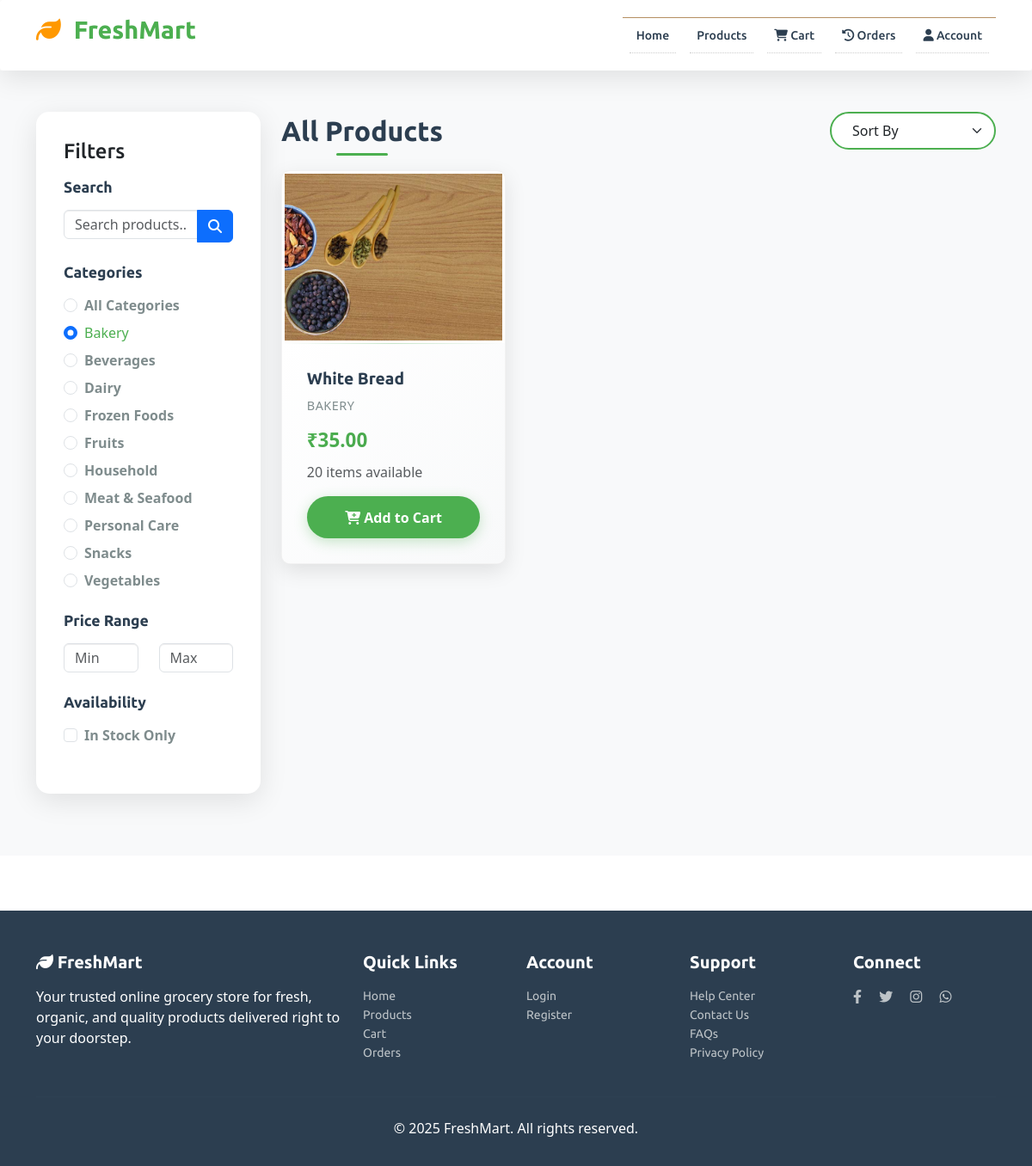
Screenshot of /Grocery/products.php?category=Bakery with the database file from the repository.
### tables this page shows
CREATE TABLE products (
    product_id INT AUTO_INCREMENT PRIMARY KEY,
    product_name VARCHAR(100) NOT NULL,
    category_id INT,
    product_description TEXT,
    price DECIMAL(10,2) NOT NULL,
    cost_price DECIMAL(10,2),
    stock_quantity INT DEFAULT 0,
    min_stock_level INT DEFAULT 5,
    product_image VARCHAR(255),
    barcode VARCHAR(50) UNIQUE,
    unit VARCHAR(20) DEFAULT 'piece',
    weight DECIMAL(10,3),
    brand VARCHAR(50),
    supplier VARCHAR(100),
    expiry_date DATE,
    is_featured BOOLEAN DEFAULT FALSE,
    is_active BOOLEAN DEFAULT TRUE,
    created_at TIMESTAMP DEFAULT CURRENT_TIMESTAMP,
    updated_at TIMESTAMP DEFAULT CURRENT_TIMESTAMP ON UPDATE CURRENT_TIMESTAMP,
    FOREIGN KEY (category_id) REFERENCES categories(category_id) ON DELETE SET NULL,
    INDEX idx_product_name (product_name),
    INDEX idx_category (category_id),
    INDEX idx_price (price)
);

CREATE TABLE categories (
    category_id INT AUTO_INCREMENT PRIMARY KEY,
    category_name VARCHAR(50) UNIQUE NOT NULL,
    category_description TEXT,
    category_image VARCHAR(255),
    parent_category_id INT,
    is_active BOOLEAN DEFAULT TRUE,
    created_at TIMESTAMP DEFAULT CURRENT_TIMESTAMP,
    FOREIGN KEY (parent_category_id) REFERENCES categories(category_id) ON DELETE SET NULL
);

### Grocery/products.php (the view, shortened to what this page needs)
<?php
include 'db_connection.php';
?>
<!DOCTYPE html>
<html>
<head>
<link href="css/bootstrap.css" rel="stylesheet" type="text/css" media="all" />
<link href="css/style.css" rel="stylesheet" type="text/css" media="all" />
<link href="css/font-awesome.css" rel="stylesheet" type="text/css" media="all" />
<link href="https://cdn.jsdelivr.net/npm/bootstrap@5.3.0/dist/css/bootstrap.min.css" rel="stylesheet">
<link href="https://cdnjs.cloudflare.com/ajax/libs/font-awesome/6.4.0/css/all.min.css" rel="stylesheet">
</head>
<body>
    <?php include 'partials/navbar_simple.php'; ?>
<section class="py-5 bg-light">
    <div class="container">
        <div class="row">
            <div class="col-lg-3">
                <div class="filters-sidebar mb-4">
                    <h4 class="mb-3">Filters</h4>
                    <div class="filter-section mb-4">
                        <h5 class="filter-title">Search</h5>
                        <div class="input-group">
                            <input type="text" class="form-control" id="searchInput" placeholder="Search products...">
                            <button class="btn btn-primary" type="button" onclick="filterProducts()">
                                <i class="fas fa-search"></i>
                            </button>
                        </div>
                    </div>
                    <div class="filter-section mb-4">
                        <h5 class="filter-title">Categories</h5>
                        <div class="form-check">
                            <input class="form-check-input" type="radio" name="category" id="all" value="" checked onchange="filterProducts()">
                            <label class="form-check-label" for="all">All Categories</label>
                        </div>
                        <?php
                        $category_query = mysqli_query($connect, "SELECT DISTINCT category_name FROM categories WHERE is_active = TRUE ORDER BY category_name");
                        while ($category = mysqli_fetch_array($category_query)) {
                            ?>
                            <div class="form-check">
                                <input class="form-check-input" type="radio" name="category" id="<?php echo strtolower($category['category_name']); ?>" value="<?php echo $category['category_name']; ?>" onchange="filterProducts()">
                                <label class="form-check-label" for="<?php echo strtolower($category['category_name']); ?>"><?php echo ucfirst($category['category_name']); ?></label>
                            </div>
                            <?php
                        }
                        ?>
                    </div>
                    <div class="filter-section mb-4">
                        <h5 class="filter-title">Price Range</h5>
                        <div class="row">
                            <div class="col-6">
                                <input type="number" class="form-control" id="minPrice" placeholder="Min" onchange="filterProducts()">
                            </div>
                            <div class="col-6">
                                <input type="number" class="form-control" id="maxPrice" placeholder="Max" onchange="filterProducts()">
                            </div>
                        </div>
                    </div>
                    <div class="filter-section mb-4">
                        <h5 class="filter-title">Availability</h5>
                        <div class="form-check">
                            <input class="form-check-input" type="checkbox" id="inStock" onchange="filterProducts()">
                            <label class="form-check-label" for="inStock">In Stock Only</label>
                        </div>
                    </div>
                </div>
            </div>
            <div class="col-lg-9">
                <div class="d-flex justify-content-between align-items-center mb-4">
                    <h2 class="section-title mb-0">All Products</h2>
                    <div class="sort-dropdown">
                        <select class="form-select" id="sortBy" onchange="filterProducts()">
                            <option value="">Sort By</option>
                        </select>
                    </div>
                </div>
                <div class="row" id="productsContainer">
                    <?php
                    $category = isset($_GET['category']) ? $_GET['category'] : '';
                    $columns = [];
                    $colRes = mysqli_query($connect, "SHOW COLUMNS FROM products");
                    if ($colRes) {
                        while ($c = mysqli_fetch_assoc($colRes)) { $columns[$c['Field']] = true; }
                    }
                    $colId = isset($columns['ID']) ? 'ID' : 'product_id';
                    $colName = isset($columns['Item_name']) ? 'Item_name' : 'product_name';
                    $colPrice = isset($columns['cost']) ? 'cost' : 'price';
                    $colStock = isset($columns['no_of_items']) ? 'no_of_items' : 'stock_quantity';
                    $colCategory = isset($columns['catogery']) ? 'catogery' : (isset($columns['category_id']) ? 'category_id' : null);
                    $where_conditions = [];
                    if ($category) {
                        if ($colCategory === 'catogery') {
                            $where_conditions[] = "catogery = '".mysqli_real_escape_string($connect, $category)."'";
                        } elseif ($colCategory === 'category_id') {
                            $catIdRes = mysqli_query($connect, "SELECT category_id FROM categories WHERE category_name='".mysqli_real_escape_string($connect, $category)."' LIMIT 1");
                            if ($catIdRes && ($catRow = mysqli_fetch_assoc($catIdRes))) {
                                $where_conditions[] = "category_id = ".$catRow['category_id'];
                            }
                        }
                    }
                    $where_clause = $where_conditions ? "WHERE " . implode(" AND ", $where_conditions) : "";
                    $order_clause = "";
                    $query = mysqli_query($connect, "SELECT * FROM products $where_clause $order_clause");
                    if (mysqli_num_rows($query) > 0) {
                        while ($row = mysqli_fetch_array($query)) {
                            $image_path = '';
                            if (!$image_path) { $image_path = 'images/default.jpg'; }
                            else {
                                if (strpos($image_path, '/') === false && strpos($image_path, '\\') === false) {
                                    $image_path = 'images/' . $image_path;
                                }
                            }
                            ?>
                            <div class="col-lg-4 col-md-6 mb-4">
                                <div class="product-card">
                                    <div class="product-image">
                                        <img src="<?php echo $image_path; ?>" alt="<?php echo $row[$colName]; ?>">
                                        <?php $stockVal = intval($row[$colStock] ?? 0); if ($stockVal <= 0) { ?>
                                            <span class="product-badge" style="background:#e74c3c">Out of Stock</span>
                                        <?php } elseif ($stockVal > 0 && $stockVal <= 10) { ?>
                                            <span class="product-badge">Limited Stock</span>
                                        <?php } ?>
                                    </div>
                                    <div class="product-info">
                                        <h5 class="product-title"><?php echo $row[$colName]; ?></h5>
                                        <?php
                                        $catLabel = '';
                                        if ($colCategory === 'catogery') { $catLabel = $row['catogery']; }
                                        elseif ($colCategory === 'category_id' && isset($row['category_id'])) {
                                            $cid = intval($row['category_id']);
                                            $cr = mysqli_query($connect, "SELECT category_name FROM categories WHERE category_id=$cid LIMIT 1");
                                            if ($cr && ($crow = mysqli_fetch_assoc($cr))) { $catLabel = $crow['category_name']; }
                                        }
                                        ?>
                                        <p class="product-category"><?php echo $catLabel; ?></p>
                                        <div class="product-price">₹<?php echo number_format(floatval($row[$colPrice] ?? 0), 2); ?></div>
                                        <p class="text-muted"><?php echo $stockVal; ?> items available</p>
                                        <?php if ($stockVal > 0) { ?>
                                            <form class="add-to-cart-form" onsubmit="addToCart(event, <?php echo $row[$colId]; ?>)">
                                                <button type="submit" class="btn btn-add-cart">
                                                    <i class="fas fa-cart-plus"></i> Add to Cart
                                                </button>
                                            </form>
                                        <?php } else { ?>
                                            <button class="btn btn-secondary" disabled>
                                                <i class="fas fa-ban"></i> Out of Stock
                                            </button>
                                        <?php } ?>
                                    </div>
                                </div>
                            </div>
                            <?php
                        }
                    }
                    ?>
                </div>
            </div>
        </div>
    </div>
</section>
<?php include 'partials/footer.php'; ?>
</body>
</html>

### Grocery/products.php (style rules this page uses)
:root { --primary-color: #4CAF50; --secondary-color: #45a049; --accent-color: #ff6b6b; --text-dark: #333; --text-light: #666; --bg-light: #f8f9fa; --white: #ffffff; --shadow: 0 5px 15px rgba(0,0,0,0.1); --transition: all 0.3s ease; }
.section-title { font-size: 2rem; font-weight: 700; color: var(--text-dark); margin-bottom: 2rem; text-align: center; position: relative; }
.section-title::after { content: ''; position: absolute; bottom: -10px; left: 50%; transform: translateX(-50%); width: 60px; height: 3px; background: var(--primary-color); border-radius: 2px; }
.filters-sidebar { background: var(--white); border-radius: 15px; padding: 2rem; box-shadow: var(--shadow); position: sticky; top: 20px; }
.filter-section { margin-bottom: 2rem; }
.filter-title { font-size: 1.1rem; font-weight: 600; color: var(--text-dark); margin-bottom: 1rem; }
.form-check { margin-bottom: 0.5rem; }
.form-check-label { color: var(--text-light); cursor: pointer; }
.form-check-input:checked ~ .form-check-label { color: var(--primary-color); font-weight: 500; }
.product-card { background: var(--white); border-radius: 10px; overflow: hidden; box-shadow: 0 8px 25px rgba(0,0,0,0.1); transition: var(--transition); margin-bottom: 2rem; border: 1px solid rgba(0, 0, 0, 0.05); height: 100%; display: flex; flex-direction: column; position: relative; }
.product-image { height: 200px; background: var(--bg-light); display: flex; align-items: center; justify-content: center; position: relative; overflow: hidden; border: 3px solid #ffffff; box-shadow: 0 0 0 1px #e0e0e0; }
.product-image img { width: 100%; height: 100%; object-fit: cover; transition: var(--transition); }
.product-info { padding: 1.8rem; flex-grow: 1; display: flex; flex-direction: column; background: linear-gradient(135deg, #ffffff 0%, #f8f9fa 100%); position: relative; }
.product-info::before { content: ''; position: absolute; top: 0; left: 0; right: 0; height: 1px; background: linear-gradient(90deg, transparent, var(--primary-color), transparent); opacity: 0.3; }
.product-title { font-size: 1.2rem; font-weight: 700; margin-bottom: 0.5rem; color: var(--text-dark); line-height: 1.3; }
.product-category { color: var(--text-light); font-size: 0.9rem; margin-bottom: 0.8rem; text-transform: uppercase; letter-spacing: 0.5px; font-weight: 500; }
.product-price { font-size: 1.4rem; font-weight: 800; color: var(--primary-color); margin-bottom: 0.5rem; margin-top: auto; background: linear-gradient(135deg, var(--primary-color), var(--secondary-color)); -webkit-background-clip: text; -webkit-text-fill-color: transparent; background-clip: text; }
.btn-add-cart { background: var(--primary-color); border: none; border-radius: 30px; padding: 0.8rem 1.5rem; color: var(--white); font-weight: 600; transition: var(--transition); width: 100%; box-shadow: 0 4px 15px rgba(76, 175, 80, 0.3); position: relative; overflow: hidden; }
.btn-add-cart::before { content: ''; position: absolute; top: 0; left: -100%; width: 100%; height: 100%; background: linear-gradient(90deg, transparent, rgba(255,255,255,0.2), transparent); transition: left 0.5s; }
.sort-dropdown .form-select { border-radius: 25px; border: 2px solid var(--primary-color); padding: 0.5rem 1.5rem; font-weight: 500; }
.row { display: flex; flex-wrap: wrap; }
.row > [class*='col-'] { display: flex; flex-direction: column; }

### Grocery/partials/navbar_simple.php (style rules this page uses)
:root { --primary-color: #4CAF50; --secondary-color: #45a049; --accent-color: #FF9800; --text-dark: #2c3e50; --text-light: #7f8c8d; --white: #ffffff; --shadow: 0 8px 32px rgba(0,0,0,0.1); --transition: all 0.3s cubic-bezier(0.4, 0, 0.2, 1); }

### rows the page displays
products: product_name "White Bread", category.category_name "BAKERY", price "35.00", stock_quantity "20"

### other values shown
$category['category_name'] "Bakery"
$category['category_name'] "Beverages"
$category['category_name'] "Dairy"
$category['category_name'] "Frozen Foods"
$category['category_name'] "Fruits"
$category['category_name'] "Household"
$category['category_name'] "Meat & Seafood"
$category['category_name'] "Personal Care"
$category['category_name'] "Snacks"
$category['category_name'] "Vegetables"
